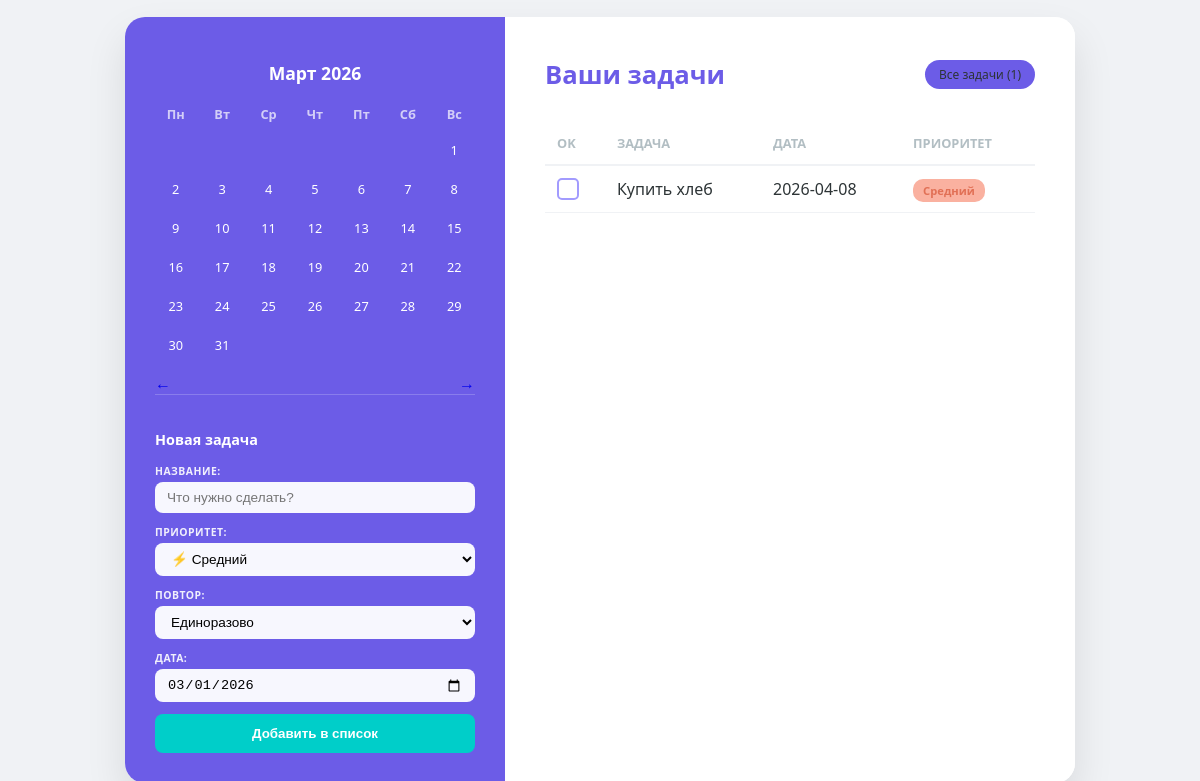
The app's page /?month=3&year=2026 (signed in) with its own data.
### tables this page shows
CREATE TABLE todo (
                id INTEGER PRIMARY KEY AUTOINCREMENT,
                user_id INTEGER NOT NULL,
                name TEXT NOT NULL,
                priority TEXT NOT NULL,
                task_type TEXT NOT NULL,
                date TEXT NOT NULL,
                status INTEGER DEFAULT 0,
                FOREIGN KEY (user_id) REFERENCES users (id)
            );

### app.py (the view, shortened to what this page needs)
@app.route("/", methods=["GET", "POST"])
def index():
    if 'user_id' not in session:
        return redirect(url_for('auth_page'))
    selected_date = request.args.get('date')
    year = request.args.get('year', type=int)
    month = request.args.get('month', type=int)
    calendar_view = MonthCalendar(year, month)
    with get_db_connection() as conn:
        if selected_date:
            tasks = conn.execute(
                'SELECT * FROM todo WHERE user_id = ? AND date = ? ORDER BY id DESC',
                (session['user_id'], selected_date)
            ).fetchall()
            display_title = f"Задачи на {selected_date}"
        else:
            tasks = conn.execute(
                'SELECT * FROM todo WHERE user_id = ? ORDER BY date ASC, id DESC',
                (session['user_id'],)
            ).fetchall()
            display_title = "Ваши задачи"
    return render_template(
        'index.html',
        cal=calendar_view,
        tasks=tasks,
        display_title=display_title,
        username=session['username']
    )

### CalendarMatrix.py (called while the page is built)
    def get_month_name(self):
        return self.months_ru[self.month - 1]

    def get_days_matrix(self):
        cal = calendar.Calendar(firstweekday=0)
        return cal.monthdayscalendar(self.year, self.month)

    def is_today(self, day):
        return day == self.day_today

### app.py (called while the page is built)
def get_db_connection():
    conn = sqlite3.connect(DATABASE)
    conn.row_factory = sqlite3.Row
    return conn

### templates/index.html (shortened to what this page needs)
<!DOCTYPE html>
<html lang="ru">
<head>
    <link rel="stylesheet" href="{{ url_for('static', filename='style.css') }}">
</head>
<body>
<div class="container">
    <aside class="sidebar">
        <div class="calendar">
            <header>
                <h2>{{ cal.get_month_name() }} {{ cal.year }}</h2>
            </header>
            <div class="days-grid">
                <div class="day-name">Пн</div><div class="day-name">Вт</div><div class="day-name">Ср</div>
                <div class="day-name">Чт</div><div class="day-name">Пт</div><div class="day-name">Сб</div><div class="day-name">Вс</div>
                {% for week in cal.get_days_matrix() %}
                    {% for day in week %}
                        {% if day == 0 %}
                            <span></span>
                        {% else %}
                            {% set day_date = "%d-%02d-%02d"|format(cal.year, cal.month, day) %}
                            <div class="day {% if cal.is_today(day) %}active{% endif %} {% if selected_date == day_date %}selected{% endif %}">
                                <a href="/?date={{ day_date }}" style="text-decoration: none; color: inherit; display: block;">
                                    {{ day }}
                                </a>
                            </div>
                        {% endif %}
                    {% endfor %}
                {% endfor %}
            </div>
            <div class="calendar-nav" style="display: flex; justify-content: space-between; margin-top: 10px;">
                <a href="/?month={{ 12 if cal.month == 1 else cal.month - 1 }}&year={{ cal.year - 1 if cal.month == 1 else cal.year }}" style="text-decoration: none;">←</a>
                <a href="/?month={{ 1 if cal.month == 12 else cal.month + 1 }}&year={{ cal.year + 1 if cal.month == 12 else cal.year }}" style="text-decoration: none;">→</a>
            </div>
        </div>
        <form action="/" method="POST">
            <div class="add-task-form">
                <h3>Новая задача</h3>
                <div class="settings-group">
                    <label>Название:</label>
                    <input type="text" placeholder="Что нужно сделать?" class="input-field" name="todo_name" required>
                </div>
                <div class="settings-group">
                    <label>Приоритет:</label>
                    <select class="input-field select-priority" name="todo_priority">
                        <option value="medium" selected>⚡ Средний</option>
                    </select>
                </div>
                <div class="settings-group">
                    <label>Повтор:</label>
                    <select class="input-field" name="todo_return">
                        <option value="once">Единоразово</option>
                    </select>
                </div>
                <div class="settings-group">
                    <label>Дата:</label>
                    <input type="date" class="input-field" name="todo_date" required
                           value="{{ selected_date if selected_date else '%d-%02d-%02d'|format(cal.year, cal.month, cal.day_today or 1) }}">
                </div>
                <button type="submit" class="add-btn">Добавить в список</button>
            </div>
        </form>
    </aside>
    <main class="todo-section">
        <div class="header-flex">
            <h1>{{ display_title if display_title else "Мои задачи ✨" }}</h1>
            <div class="filter-chips">
                <a href="/" class="chip {% if not selected_date %}active{% endif %}" style="text-decoration: none; color: inherit;">Все задачи ({{ tasks|length }})</a>
            </div>
        </div>
        <table class="todo-table">
            <thead>
                <tr>
                    <th>OK</th>
                    <th>Задача</th>
                    <th>Дата</th>
                    <th>Приоритет</th>
                </tr>
            </thead>
            <tbody>
                {% for task in tasks %}
                <tr class="task-row {% if task['status'] == 1 %}completed{% endif %}" id="row-{{ task['id'] }}">
                    <td>
                        <label for="task-{{ task['id'] }}"></label>
                    </td>
                    <td class="task-text">{{ task['name'] }}</td>
                    <td class="task-days">{{ task['date'] }}</td>
                    <td>
                        <span class="badge {{ task['priority'] }}">
                            {% if task['priority'] == 'high' %} Высокий
                            {% elif task['priority'] == 'medium' %} Средний
                            {% else %} Низкий
                            {% endif %}
                        </span>
                    </td>
                </tr>
                {% else %}
                <tr>
                    <td colspan="4" style="text-align: center; padding: 20px; color: #999;">Задач нет. Время отдыхать! ☕</td>
                </tr>
                {% endfor %}
            </tbody>
        </table>
    </main>
</div>
</body>
</html>

### static/style.css (style rules this page uses)
:root { --bg-color: #f0f2f5; --card-bg: #ffffff; --primary: #6c5ce7; --primary-dark: #5b4cc4; --text: #2d3436; --accent: #a29bfe; --success: #00cec9; --success-hover: #00b894; --danger: #ff7675; }
body { font-family: 'Segoe UI', Roboto, Helvetica, Arial, sans-serif; background-color: var(--bg-color); color: var(--text); margin: 0; display: flex; justify-content: center; align-items: center; min-height: 100vh; }
.container { display: flex; width: 950px; min-height: 600px; background: var(--card-bg); border-radius: 20px; box-shadow: 0 20px 40px rgba(0,0,0,0.1); overflow: hidden; }
.sidebar { width: 320px; background: var(--primary); color: white; padding: 30px; display: flex; flex-direction: column; }
.calendar h2 { font-size: 1.1rem; margin-bottom: 20px; text-align: center; }
.days-grid { display: grid; grid-template-columns: repeat(7, 1fr); gap: 5px; text-align: center; font-size: 0.8rem; }
.day-name { font-weight: bold; opacity: 0.7; margin-bottom: 5px; }
.day { padding: 8px 0; border-radius: 8px; cursor: pointer; transition: 0.2s; }
.add-task-form { margin-top: auto; padding-top: 20px; border-top: 1px solid rgba(255,255,255,0.2); }
.add-task-form h3 { font-size: 0.9rem; margin-bottom: 15px; }
.settings-group { margin-bottom: 12px; }
.settings-group label { display: block; font-size: 0.65rem; text-transform: uppercase; letter-spacing: 0.5px; margin-bottom: 4px; opacity: 0.9; font-weight: bold; color: white; }
.sidebar .input-field { width: 100%; padding: 8px 12px; border-radius: 8px; border: none; background: rgba(255, 255, 255, 0.95); font-size: 0.85rem; box-sizing: border-box; outline: none; }
.todo-section { flex-grow: 1; padding: 40px; background: white; }
.header-flex { display: flex; justify-content: space-between; align-items: center; margin-bottom: 30px; }
.header-flex h1 { margin: 0; font-size: 1.6rem; color: var(--primary); }
.filter-chips { display: flex; gap: 8px; }
.chip { padding: 6px 14px; background: var(--bg-color); border-radius: 20px; font-size: 0.75rem; color: var(--text); text-decoration: none; transition: 0.2s; }
.chip.active { background: var(--primary); color: white; }
.todo-table { width: 100%; border-collapse: collapse; }
.todo-table th { text-align: left; padding: 12px; border-bottom: 2px solid var(--bg-color); color: #b2bec3; font-size: 0.8rem; text-transform: uppercase; }
.todo-table td { padding: 12px; border-bottom: 1px solid var(--bg-color); }
.custom-cb + label { width: 18px; height: 18px; border: 2px solid var(--accent); border-radius: 5px; display: block; cursor: pointer; position: relative; transition: 0.2s; }
.badge { padding: 4px 10px; border-radius: 10px; font-size: 0.7rem; font-weight: bold; }
.medium { background: #fab1a0; color: #e17055; }
.add-btn { width: 100%; padding: 12px; border: none; border-radius: 8px; background: var(--success); color: white; font-weight: bold; cursor: pointer; transition: 0.2s; }

### records on screen
todo: name "Купить хлеб", date "2026-04-08", priority "Средний"

### other values on screen
{{ cal.get_month_name() }} "Март"
{{ cal.year }} "2026"
{{ day }} "1" "2" "3" "4" "5" "6" "7" "8" "9" "10" "11" "12" "13" "14" "15" "16" "17" "18" "19" "20" "21" "22" "23" "24" "25" "26" "27" "28" "29" "30" "31"
{{ display_title if display_title else "Мои задачи ✨" }} "Ваши задачи"
{{ tasks|length }} "1"
